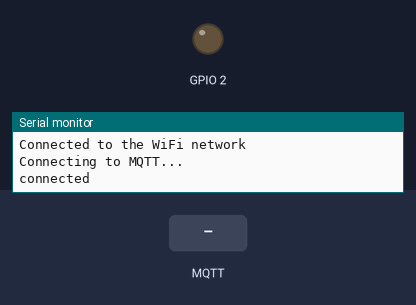
This sketch was run on a simulated ESP32. Shown: output pins drawn as LEDs (lit = HIGH), the last lines printed to the serial monitor. The inputs (shaded band) are chosen by the test bench. WiFi joins after 1.5 s; servers stay silent unless stated; no MQTT or app messages arrive unless stated.

Above: at 2.7 s.
2.8 s: MQTT message "on" arrives on the first subscribed topic
At 3.3 s:
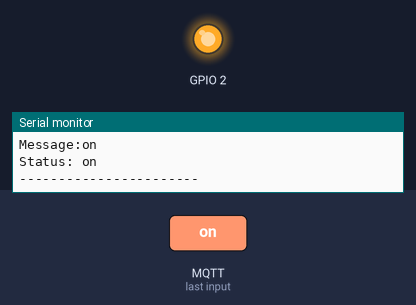
4.3 s: MQTT message "off" arrives on the first subscribed topic
At 5.6 s:
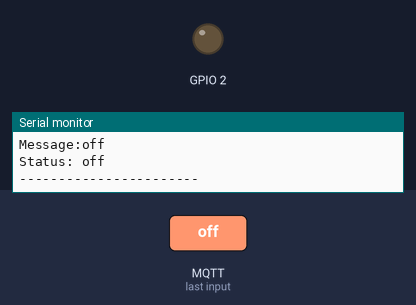
Timing chart, 0 to 7.3 s (numbered marks = the images above; inputs shaded):
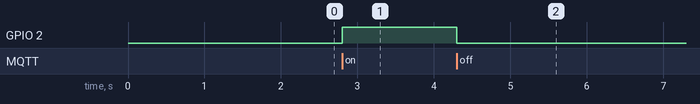

Measured:
- after the input at 2.8 s, GPIO 2: LOW → HIGH at once
- after the input at 4.3 s, GPIO 2: HIGH → LOW at once

The sketch:

esp32_mqtt_blink_led.ino
```cpp
// Receives MQTT message to turn LED on-off
#include <WiFi.h>
#include <PubSubClient.h>

const char* ssid = "YourSSID";
const char* password = "YourPassword";
const char* mqttServer = "YourMQTTserverIP";
const int mqttPort = 1883;
const char* mqttUser = "YourNodeRedusername";
const char* mqttPassword = "YourNodeRedPassword";


WiFiClient espClient;
PubSubClient client(espClient);

void callback(char* topic, byte* payload, unsigned int length) {

  Serial.print("Message arrived in topic: ");
  Serial.println(topic);
  String messageTemp;

  Serial.print("Message:");
  for (int i = 0; i < length; i++) {
    Serial.print((char)payload[i]);
    messageTemp += (char)payload[i];

  }
  Serial.println();
  if(messageTemp == "on"){
    digitalWrite(2, HIGH);
    Serial.println("Status: " + messageTemp);
  }
  if(messageTemp == "off"){
  digitalWrite(2, LOW);
  Serial.println("Status: "+ messageTemp);

}

  Serial.println();
  Serial.println("-----------------------");
}
void setup() {
  pinMode(2, OUTPUT);
  Serial.begin(115200);

  WiFi.begin(ssid, password);

  while (WiFi.status() != WL_CONNECTED) {
    delay(500);
    Serial.println("Connecting to WiFi..");
  }
  Serial.println("Connected to the WiFi network");

  client.setServer(mqttServer, mqttPort);
  client.setCallback(callback);

  while (!client.connected()) {
    Serial.println("Connecting to MQTT...");

    if (client.connect("ESP32Client", mqttUser, mqttPassword )) {

      Serial.println("connected");

    } else {

      Serial.print("failed with state ");
      Serial.print(client.state());
      delay(2000);

    }
  }

  client.subscribe("/room/lamp");

}

void loop() {
client.loop();
}
```
